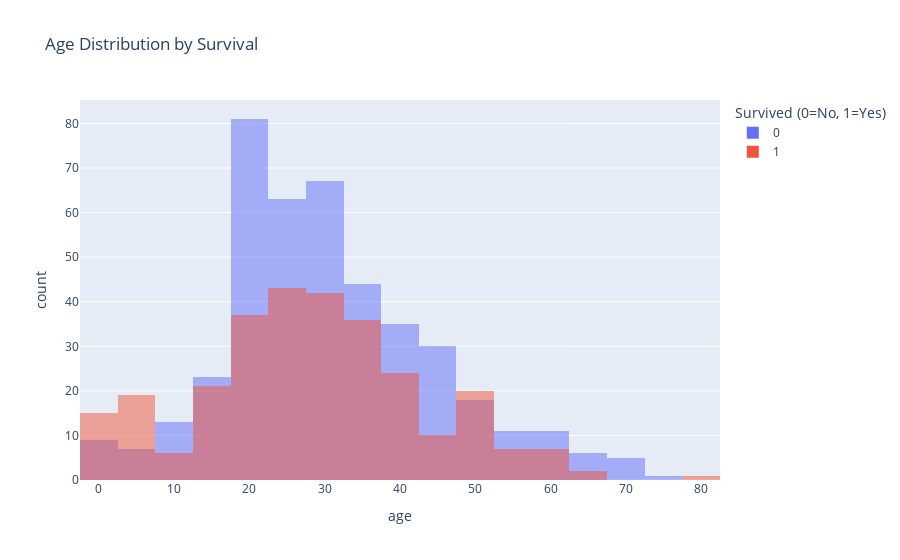

The notebook cell this image was saved under:
### Code cell
fig = px.histogram(
    df,
    x="age",
    color="survived",
    nbins=30,
    barmode="overlay",
    title="Age Distribution by Survival",
    labels={"survived": "Survived (0=No, 1=Yes)"}
)
fig.show()

### Figure 1 — Plotly figure (JSON) as saved in the notebook; plotly's stock layout.template omitted (floating-point values rounded to 4 significant figures; data arrays with more than 128 entries replaced by an {"elided": "..."} marker saying what was removed)
{"data": [{"bingroup": "x", "hovertemplate": "Survived (0=No, 1=Yes)=0<br>age=%{x}<br>count=%{y}<extra></extra>", "legendgroup": "0", "marker": {"color": "#636efa", "opacity": 0.5, "pattern": {"shape": ""}}, "name": "0", "nbinsx": 30, "orientation": "v", "showlegend": true, "type": "histogram", "x": {"elided": "549 float values"}, "xaxis": "x", "yaxis": "y"}, {"bingroup": "x", "hovertemplate": "Survived (0=No, 1=Yes)=1<br>age=%{x}<br>count=%{y}<extra></extra>", "legendgroup": "1", "marker": {"color": "#EF553B", "opacity": 0.5, "pattern": {"shape": ""}}, "name": "1", "nbinsx": 30, "orientation": "v", "showlegend": true, "type": "histogram", "x": {"elided": "342 float values"}, "xaxis": "x", "yaxis": "y"}], "layout": {"barmode": "overlay", "legend": {"title": {"text": "Survived (0=No, 1=Yes)"}, "tracegroupgap": 0}, "title": {"text": "Age Distribution by Survival"}, "xaxis": {"anchor": "y", "domain": [0, 1], "title": {"text": "age"}}, "yaxis": {"anchor": "x", "domain": [0, 1], "title": {"text": "count"}}}}
